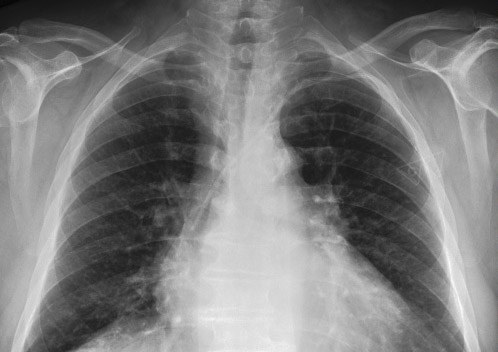
%> input picture chest_xray_1.jpeg, 498 x 352 px
$ octave PIMproject1.m   (GNU Octave 9; MATLAB toolbox functions it lacks are replaced by stand-ins)
%> lines starting %> are read from the running program, lines starting %| are printed output that depends on the picture; in (x1, y1, x2, y2) boxes, pixels count from 0 and x2, y2 are one past the last pixel; in counts of white or black regions, pixels touching at a corner belong together; the program's own positions count from 1
% Adding noise and converting to grayscale
disp('PIM Challange 1')

choice=input('Chest X-Ray -> 1 \n  Brain MRI -> 2 \n Your choice : ');
%> the answer given: 1

% Check if the input is 1 or 2
if choice == 1
    % Read the image from file 1
    image_nonoise=imread('chest_xray_1.jpeg');
%> image_nonoise is the input picture: size 352x498x3 uint8; mean R, G, B 124.3, 124.3, 124.3
    T1=110;
    T2=170;
elseif choice == 2
    % Read the image from file 2
    image_nonoise=imread('brain.jpg');
    T1=70;
    T2=190;

else
    % Display an error message and exit
    disp('Wrong input');
    return;
end


disp(size(image))
image= imnoise(image_nonoise,'salt & pepper',0.05);
image_gray=rgb2gray(image);

%%
% Filtering

figure(1)


median_filter = medfilt2(image_gray);
filtered_median2 = medfilt2(median_filter);

filter1 = fspecial('gaussian', [5 5], 0.5);
filtered_gaussian = imfilter(filtered_median2, filter1);

kernel1=ones(3)/9;
filtered_kernel= imfilter(image_gray, kernel1);

subplot(2, 2, 1), imshow(image_gray), title('Original Image');
subplot(2, 2, 2), imshow(filtered_gaussian), title('Gaussian Filter');
subplot(2, 2, 3), imshow(filtered_kernel), title('Kernel filter') ;
subplot(2, 2, 4), imshow(filtered_median2), title('Median filtered (2 passes)') ;

image_gray_filtered=filtered_gaussian;
%image_gray_filtered=filtered_median2;
%image_gray_filtered=filtered_gaussian;


figure(2)
filter2 = fspecial('sobel');
filtered_sobel= imfilter(image_gray_filtered, filter2);
imshow(filtered_sobel), title('Sobel filter') ;


%%
%%
%Entropy equalisation

p= image_gray_filtered;
figure(3)
subplot(3,2,1);
imshow (p);
subplot(3,2,2) ;
imhist (p), axis tight,title('Original') ;

eh= histeq (p);
subplot(3,2,3) ;
imshow (eh);
subplot(3,2,4);
imhist (eh), axis tight,title('Entropy histeq');

eh2= adapthisteq (p);
subplot(3,2,5) ;
imshow (eh2);
title('Entropy enhanced image')
subplot(3,2,6);
imhist (eh2), axis tight ,title('Entropy adapthisteq')
%> after `title('Entropy adapthisteq')`:
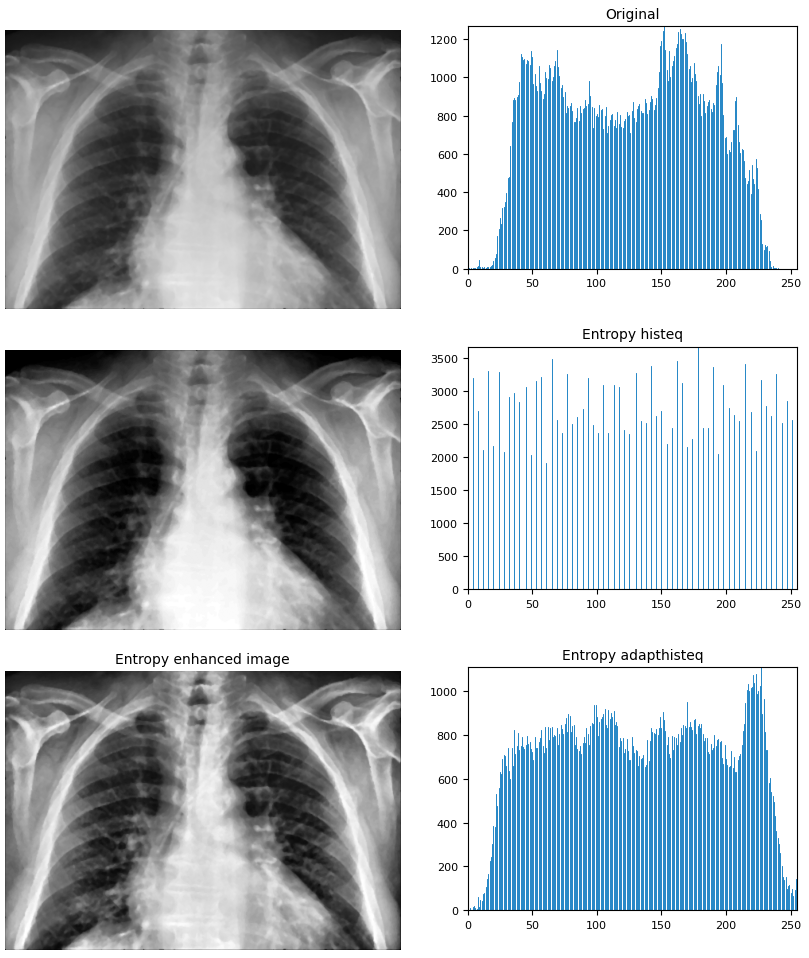
%> figure redrawn from the program's plot data, 6 panels

%image_gray_filtered_entropy=eh;

figure(4)
image_substract1= filtered_sobel+(eh2-p);
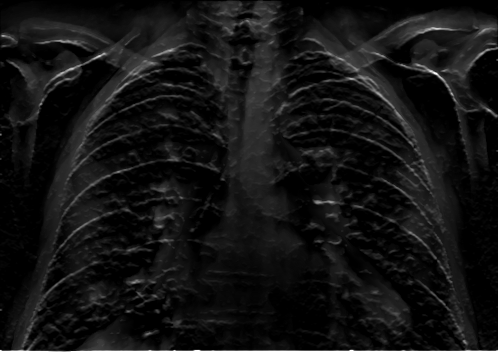
%> image_substract1: size 352x498 uint8; min 0, max 255, mean 19.2
imshow(image_substract1);
title('Image substraction')

image_gray_filtered_entropy=eh2;

%%
%Binarization & substraction

negative = imadjust(image_gray_filtered_entropy, [0 1], [1 0]);
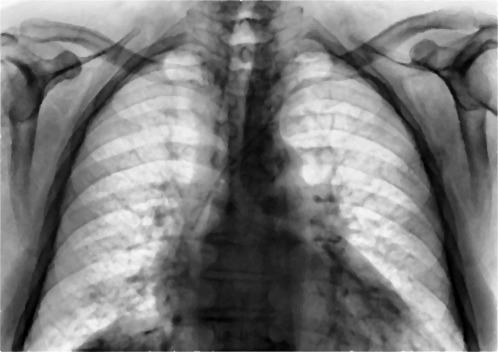
%> negative: size 352x498 uint8; min 0, max 255, mean 123.3
brain_grey=rgb2gray(image);

%Randomized variables
%T1 = randi([1, 110]);
%T2 = randi([145, 255]);

binarized_manually = (image_gray_filtered_entropy > T1) & (image_gray_filtered_entropy < T2);
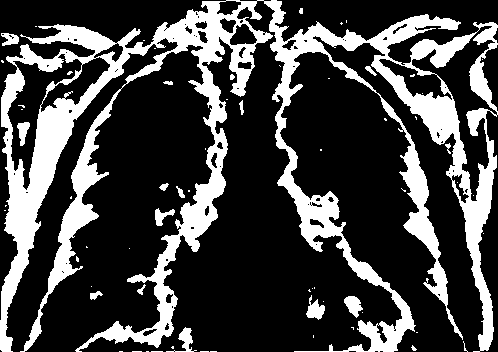
%> binarized_manually: size 352x498 logical; 26.2% white; 65 white regions (48 under 20 px), largest, box (x1, y1, x2, y2) and area: (0, 0, 498, 352) 44092, (306, 295, 325, 320) 253, (344, 296, 363, 318) 246

threshold1=adaptthresh(image_gray_filtered_entropy,0.55,"NeighborhoodSize",[35 25]);
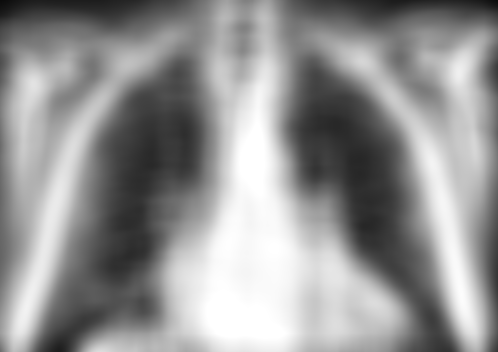
%> threshold1: size 352x498 double; min 0.0437, max 1, mean 0.581

binarized_command = imbinarize(image_gray_filtered_entropy, threshold1);
%> binarized_command: size 352x498 logical; 17.8% white; 255 white regions (133 under 20 px), largest, box (x1, y1, x2, y2) and area: (11, 33, 199, 352) 3167, (359, 12, 498, 162) 2946, (291, 30, 436, 188) 2021

figure(5);

subplot(1,4,1);
imshow(image_gray_filtered_entropy);
title('Original Image');
subplot(1,4,2);
imshow(binarized_manually)
title(['Binarized manually Image T1:',num2str(T1),' T2=',num2str(T2)]);
subplot(1,4,3);
imshow(binarized_command)
title('Binarized command adaptive Image');

subplot(1,4,4);
imshow((-binarized_command+binarized_manually))
title('Binarized substract');


%%
%2D Fourier magnitude spectrum
disp("2D Fourier magnitude spectrum")
figure(4);
image_fft=fft2(image_gray_filtered_entropy);
image_fft_shift=fftshift(image_fft);
image_magnitude=abs(image_fft_shift);
subplot(1,2,1);
imshow(image_gray_filtered_entropy);
title('Processed Image');
subplot(1,2,2);
imshow(log(1+image_magnitude),[]);
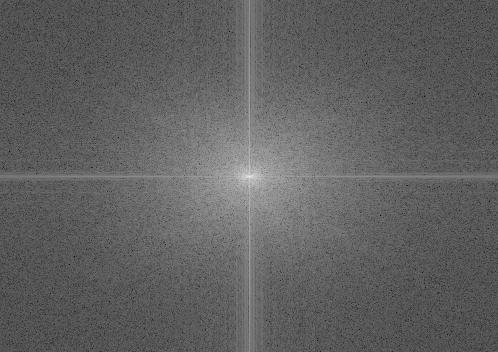
%> displayed picture: size 352x498, on the screen's scale of 0 to 255; min 0, max 255, mean 96.4
title('2D Fourier- Kspace');

%%
%SNR calcualtion
I = image_gray_filtered_entropy;
meanVal = mean(I(:));
%> meanVal = 131.7
stdDev = std(double(I(:)));
%> stdDev = 63.87
signal = meanVal;
%> signal = 131.7
noise = stdDev;
%> noise = 63.87
SNR_dB = 20*log10(signal/noise);
%> SNR_dB = 6.28
fprintf('Signal-to-Noise Ratio (SNR): %.2f dB\n', SNR_dB);
%| Signal-to-Noise Ratio (SNR): 6.28 dB

%%
% Kernel testing (embossing)
I = image_gray_filtered_entropy;
kernel=[
    -2 -1  0;
    -1  1  1;
     0  1  2];

I_new=imfilter(I, kernel);
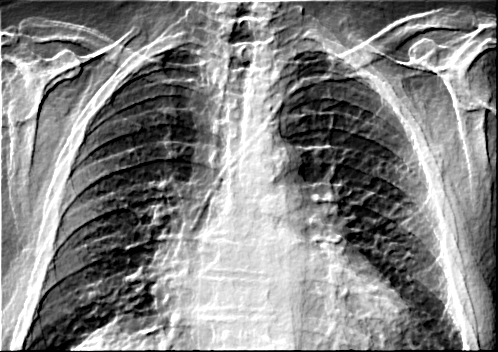
%> I_new: size 352x498 uint8; min 0, max 255, mean 132.9
figure;
subplot(1, 2, 1);
imshow(I);
title('Original image');
subplot(1, 2, 2);
imshow(I_new);
title('Image after usage of kernel');

$ run again, with knex.jpeg copied over chest_xray_1.jpeg
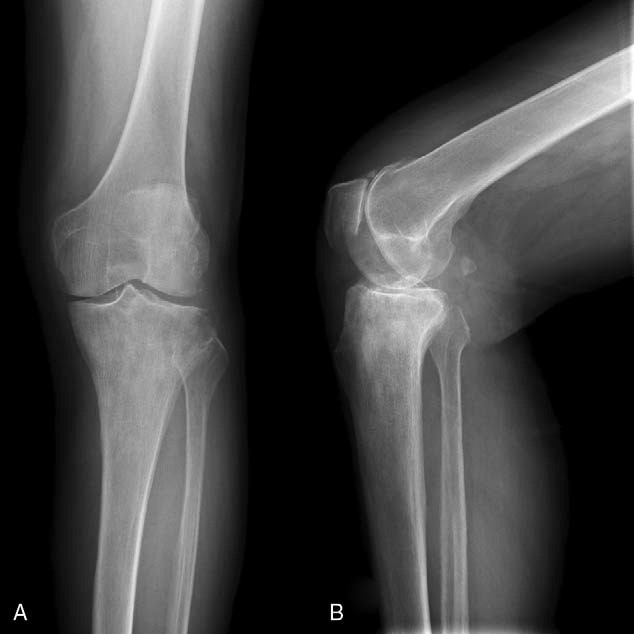
%> input picture knex.jpeg, 634 x 634 px
%> image_nonoise is the input picture: size 634x634x3 uint8; min 0, max 255, mean 64.6
%> `binarized_manually = (image_gray_filtered_entropy > T1) & (image_gray_..`:
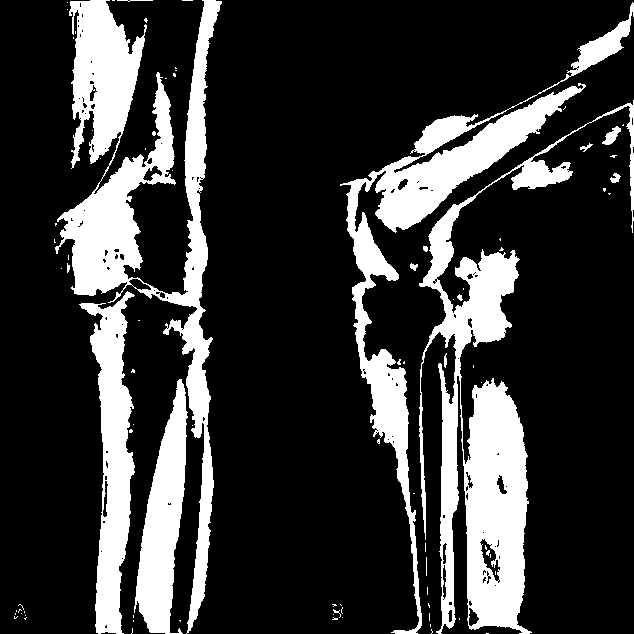
%> binarized_manually: size 634x634 logical; 21.5% white; 87 white regions (72 under 20 px), largest, box (x1, y1, x2, y2) and area: (55, 0, 222, 634) 26280, (419, 100, 634, 634) 25196, (340, 2, 634, 634) 18020
%> binarized_command: size 634x634 logical; 8.8% white; 390 white regions (282 under 20 px), largest, box (x1, y1, x2, y2) and area: (436, 338, 470, 634) 3411, (409, 288, 446, 634) 3390, (400, 90, 634, 251) 2604
%> meanVal = 78.27
%> stdDev = 72.61
%> signal = 78.27
%> noise = 72.61
%> SNR_dB = 0.652
%| Signal-to-Noise Ratio (SNR): 0.65 dB
%> `I_new=imfilter(I, kernel);`:
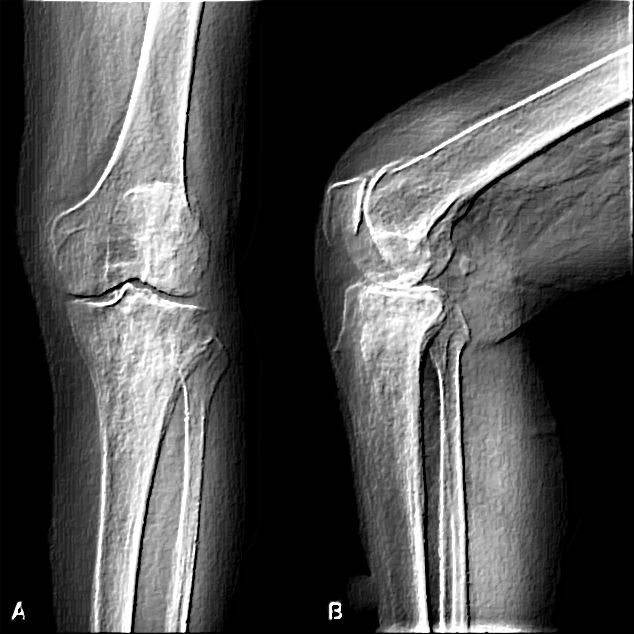
%> I_new: size 634x634 uint8; min 0, max 255, mean 78.7

$ run again, with CELLfind.jpg copied over chest_xray_1.jpeg
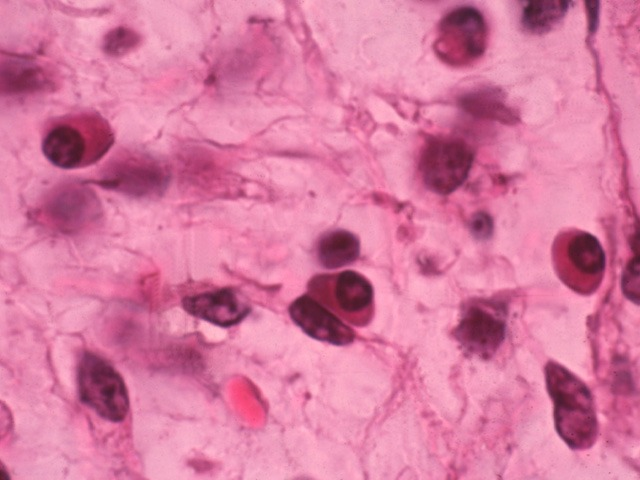
%> input picture CELLfind.jpg, 640 x 480 px
%> image_nonoise is the input picture: size 480x640x3 uint8; mean R, G, B 216.7, 121.3, 161.1
%> `binarized_manually = (image_gray_filtered_entropy > T1) & (image_gray_..`:
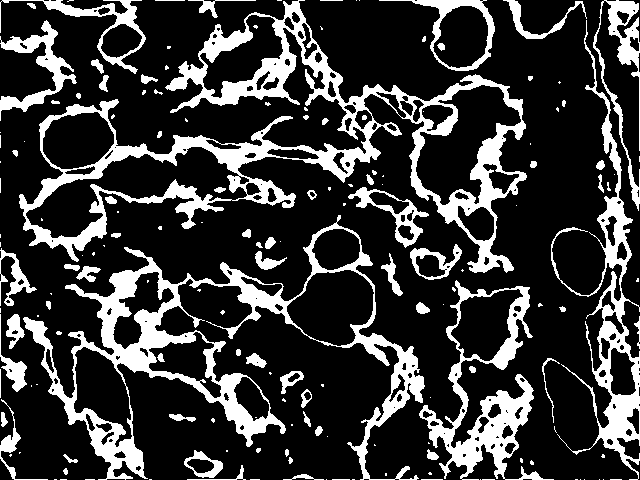
%> binarized_manually: size 480x640 logical; 22.1% white; 166 white regions (91 under 20 px), largest, box (x1, y1, x2, y2) and area: (19, 0, 527, 273) 22188, (23, 215, 425, 480) 16507, (419, 280, 554, 480) 6530
%> binarized_command: size 480x640 logical; 19.7% white; 490 white regions (190 under 20 px), largest, box (x1, y1, x2, y2) and area: (542, 161, 634, 387) 4000, (281, 260, 386, 336) 2233, (27, 113, 124, 184) 1595
%> meanVal = 165.3
%> stdDev = 60.64
%> signal = 165.3
%> noise = 60.64
%> SNR_dB = 8.71
%| Signal-to-Noise Ratio (SNR): 8.71 dB
%> `I_new=imfilter(I, kernel);`:
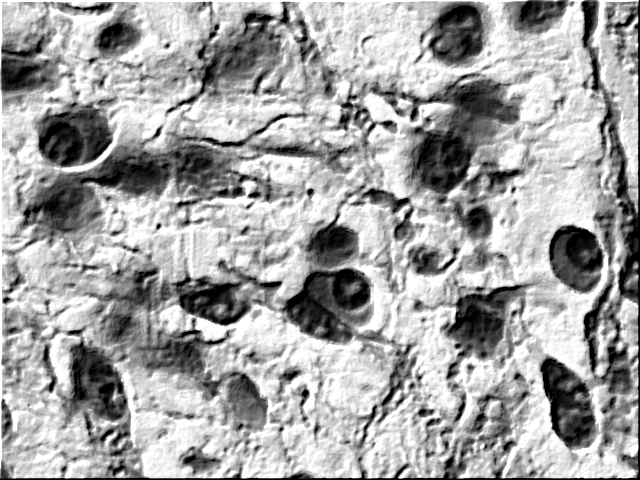
%> I_new: size 480x640 uint8; min 0, max 255, mean 163.3
